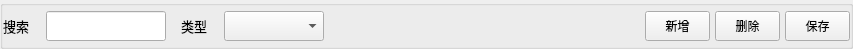
                 <widget class="QGroupBox" name="groupBox_3">
                  <property name="minimumSize">
                   <size>
                    <width>853</width>
                    <height>49</height>
                   </size>
                  </property>
                  <property name="maximumSize">
                   <size>
                    <width>16777215</width>
                    <height>49</height>
                   </size>
                  </property>
                  <property name="title">
                   <string/>
                  </property>
                  <layout class="QGridLayout" name="gridLayout_39">
                   <property name="leftMargin">
                    <number>0</number>
                   </property>
                   <property name="topMargin">
                    <number>0</number>
                   </property>
                   <property name="rightMargin">
                    <number>0</number>
                   </property>
                   <property name="bottomMargin">
                    <number>0</number>
                   </property>
                   <property name="horizontalSpacing">
                    <number>5</number>
                   </property>
                   <property name="verticalSpacing">
                    <number>0</number>
                   </property>
                   <item row="0" column="5">
                    <widget class="QLabel" name="lab_manageBookNumTip">
                     <property name="minimumSize">
                      <size>
                       <width>140</width>
                       <height>0</height>
                      </size>
                     </property>
                     <property name="font">
                      <font>
                       <family>微软雅黑</family>
                      </font>
                     </property>
                     <property name="text">
                      <string/>
                     </property>
                    </widget>
                   </item>
                   <item row="0" column="2">
                    <spacer name="horizontalSpacer_17">
                     <property name="orientation">
                      <enum>Qt::Horizontal</enum>
                     </property>
                     <property name="sizeType">
                      <enum>QSizePolicy::Maximum</enum>
                     </property>
                     <property name="sizeHint" stdset="0">
                      <size>
                       <width>10</width>
                       <height>20</height>
                      </size>
                     </property>
                    </spacer>
                   </item>
                   <item row="0" column="0">
                    <widget class="QLabel" name="label_56">
                     <property name="minimumSize">
                      <size>
                       <width>38</width>
                       <height>40</height>
                      </size>
                     </property>
                     <property name="maximumSize">
                      <size>
                       <width>38</width>
                       <height>40</height>
                      </size>
                     </property>
                     <property name="font">
                      <font>
                       <family>微软雅黑</family>
                       <pointsize>10</pointsize>
                       <bold>false</bold>
                      </font>
                     </property>
                     <property name="text">
                      <string>搜索</string>
                     </property>
                    </widget>
                   </item>
                   <item row="0" column="4">
                    <widget class="QComboBox" name="cBox_manageBookType">
                     <property name="minimumSize">
                      <size>
                       <width>100</width>
                       <height>30</height>
                      </size>
                     </property>
                     <property name="maximumSize">
                      <size>
                       <width>100</width>
                       <height>16777215</height>
                      </size>
                     </property>
                     <property name="font">
                      <font>
                       <family>微软雅黑</family>
                       <pointsize>9</pointsize>
                       <bold>false</bold>
                      </font>
                     </property>
                    </widget>
                   </item>
                   <item row="0" column="8">
                    <widget class="QPushButton" name="btn_manageDelete">
                     <property name="minimumSize">
                      <size>
                       <width>65</width>
                       <height>30</height>
                      </size>
                     </property>
                     <property name="maximumSize">
                      <size>
                       <width>65</width>
                       <height>30</height>
                      </size>
                     </property>
                     <property name="text">
                      <string>删除</string>
                     </property>
                    </widget>
                   </item>
                   <item row="0" column="6">
                    <spacer name="horizontalSpacer_18">
                     <property name="orientation">
                      <enum>Qt::Horizontal</enum>
                     </property>
                     <property name="sizeType">
                      <enum>QSizePolicy::Expanding</enum>
                     </property>
                     <property name="sizeHint" stdset="0">
                      <size>
                       <width>146</width>
                       <height>20</height>
                      </size>
                     </property>
                    </spacer>
                   </item>
                   <item row="0" column="7">
                    <widget class="QPushButton" name="btn_manageAdd">
                     <property name="minimumSize">
                      <size>
                       <width>65</width>
                       <height>30</height>
                      </size>
                     </property>
                     <property name="maximumSize">
                      <size>
                       <width>65</width>
                       <height>30</height>
                      </size>
                     </property>
                     <property name="text">
                      <string>新增</string>
                     </property>
                    </widget>
                   </item>
                   <item row="0" column="1">
                    <widget class="QLineEdit" name="lineEdit_manageSearchBook">
                     <property name="minimumSize">
                      <size>
                       <width>120</width>
                       <height>30</height>
                      </size>
                     </property>
                     <property name="maximumSize">
                      <size>
                       <width>120</width>
                       <height>30</height>
                      </size>
                     </property>
                     <property name="font">
                      <font>
                       <family>微软雅黑</family>
                      </font>
                     </property>
                     <property name="text">
                      <string/>
                     </property>
                    </widget>
                   </item>
                   <item row="0" column="3">
                    <widget class="QLabel" name="label_55">
                     <property name="minimumSize">
                      <size>
                       <width>38</width>
                       <height>40</height>
                      </size>
                     </property>
                     <property name="maximumSize">
                      <size>
                       <width>38</width>
                       <height>40</height>
                      </size>
                     </property>
                     <property name="font">
                      <font>
                       <family>微软雅黑</family>
                       <pointsize>10</pointsize>
                       <bold>false</bold>
                      </font>
                     </property>
                     <property name="text">
                      <string>类型</string>
                     </property>
                    </widget>
                   </item>
                   <item row="0" column="9">
                    <widget class="QPushButton" name="btn_manageSave">
                     <property name="minimumSize">
                      <size>
                       <width>65</width>
                       <height>30</height>
                      </size>
                     </property>
                     <property name="maximumSize">
                      <size>
                       <width>65</width>
                       <height>30</height>
                      </size>
                     </property>
                     <property name="text">
                      <string>保存</string>
                     </property>
                    </widget>
                   </item>
                  </layout>
                 </widget>
